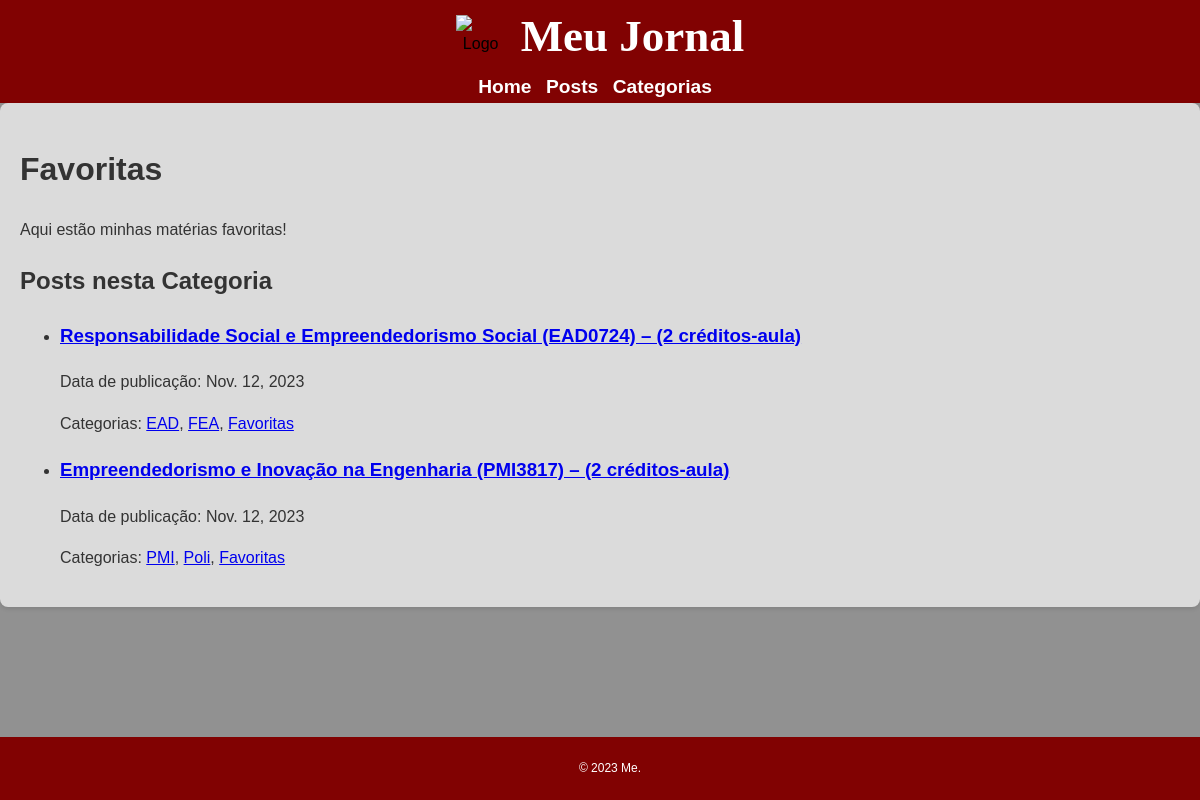
/categories/7/, run on the app's committed database.
### noticias/models.py (models this page shows, shortened)
class Category(models.Model):
    name = models.CharField(max_length=100)
    description = models.TextField()

class Post(models.Model):
    title = models.CharField(max_length=200)
    content = models.TextField()
    image = models.URLField(default='https://www.google.com/url?sa=i&url=https%3A%2F%2Fpt.m.wikipedia.org%2Fwiki%2FFicheiro%3AFlag_Blank.svg&psig=AOvVaw1M3X9dn1LhG_izFTfw8zX4&ust=1699909154871000&source=images&cd=vfe&opi=89978449&ved=0CBIQjRxqFwoTCIiszp6tv4IDFQAAAAAdAAAAABAQ')
    published_date = models.DateTimeField(default=timezone.now)
    categories = models.ManyToManyField(Category)

### noticias/views.py (the view)
# urls.py: path('categories/<int:pk>/', CategoryDetailView.as_view(), name='category_detail'),
class CategoryDetailView(ListView):
    model = Post
    template_name = 'noticias/category_detail.html'
    context_object_name = 'posts'
    def get_queryset(self):
        category = get_object_or_404(Category, pk=self.kwargs['pk'])
        return Post.objects.filter(categories__in=[category])
    def get_context_data(self, **kwargs):
        context = super().get_context_data(**kwargs)
        context['category'] = get_object_or_404(Category, pk=self.kwargs['pk'])
        return context

### noticias/templates/noticias/category_detail.html (shortened to what this page needs)
{% extends 'noticias/base.html' %}
{% block content %}
    <h1>{{ category.name }}</h1>
    <p>{{ category.description }}</p>
    <h2>Posts nesta Categoria</h2>
    {% if posts %}
        <ul>
            {% for post in posts %}
                <li>
                    <h3><a href="{% url 'post_detail' pk=post.pk %}">{{ post.title }}</a></h3>
                    {% with formatted_date=post.published_date|date %}
                        <p>Data de publicação: {{ formatted_date }}</p>
                    {% endwith %}
                    <p>Categorias: {% for category in post.categories.all %}<a href="{% url 'category_detail' pk=category.pk %}">{{ category.name }}</a>{% if not forloop.last %}, {% endif %}{% endfor %}</p>
                </li>
            {% endfor %}
        </ul>
    {% else %}
        <p>Nenhum post nesta categoria.</p>
    {% endif %}
{% endblock %}

### noticias/templates/noticias/base.html (style rules this page uses)
body { background-color: #919191; color: #333; font-family: 'Arial', sans-serif; margin: 0; padding: 0; line-height: 1.6; }

### data on the page
Category: name "Favoritas", description "Aqui estão minhas matérias favoritas!"
Post: title "Responsabilidade Social e Empreendedorismo Social (EAD0724) – (2 créditos-aula)", published_date "Nov. 12, 2023"
Category: name "EAD"
Category: name "FEA"
Post: title "Empreendedorismo e Inovação na Engenharia (PMI3817) – (2 créditos-aula)", published_date "Nov. 12, 2023"
Category: name "PMI"
Category: name "Poli"
